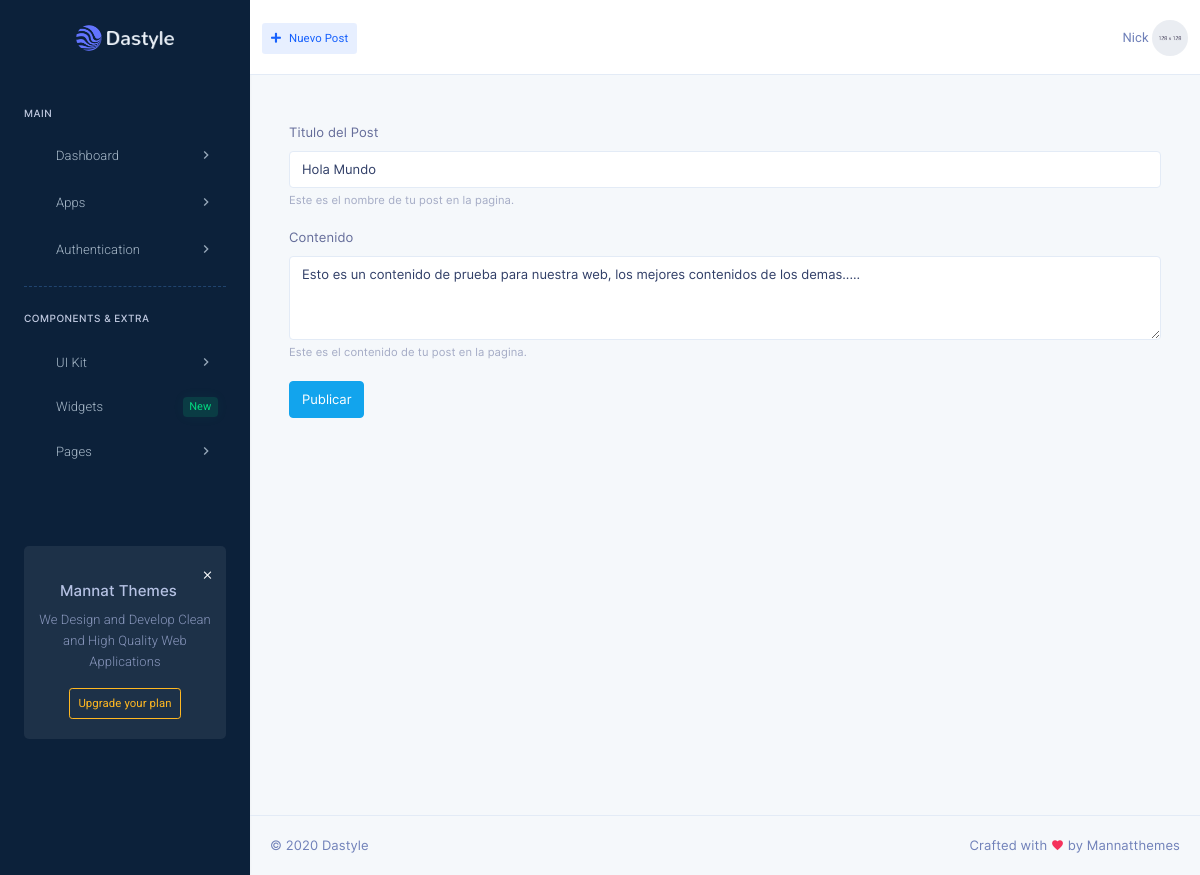
Page /edit-post.php?id=1 on the committed database.
### tables this page shows
CREATE TABLE `post` (
  `id` int(11) NOT NULL,
  `titulo` varchar(100) NOT NULL,
  `contenido` varchar(300) NOT NULL
);

### edit-post.php (the view, shortened to what this page needs)
<?php
include("sql/conexion.php");
$id = $_GET['id'];
$extraccion_post = "SELECT * from post where id = '$id'";
$resultado_post = $conn -> query($extraccion_post);
$perdomo = $resultado_post ->fetch_assoc();
?>
<!DOCTYPE html>
<html lang="en">
    <head>
        <link href="assets/css/bootstrap.min.css" rel="stylesheet" type="text/css" />
        <link href="assets/css/jquery-ui.min.css" rel="stylesheet">
        <link href="assets/css/icons.min.css" rel="stylesheet" type="text/css" />
        <link href="assets/css/metisMenu.min.css" rel="stylesheet" type="text/css" />
        <link href="plugins/daterangepicker/daterangepicker.css" rel="stylesheet" type="text/css" />
        <link href="assets/css/app.min.css" rel="stylesheet" type="text/css" />
    </head>
    <body class="dark-sidenav">
        <div class="left-sidenav">
            <div class="brand">
                <a href="crm-index.html" class="logo">
                    <span>
                        <img src="assets/images/logo-sm.png" alt="logo-small" class="logo-sm">
                    </span>
                    <span>
                        <img src="assets/images/logo.png" alt="logo-large" class="logo-lg logo-light">
                    </span>
                </a>
            </div>
            <div class="menu-content h-100" data-simplebar>
                <ul class="metismenu left-sidenav-menu">
                    <li class="menu-label mt-0">Main</li>
                    <li>
                        <a href="javascript: void(0);"> <i data-feather="home" class="align-self-center menu-icon"></i><span>Dashboard</span><span class="menu-arrow"><i class="mdi mdi-chevron-right"></i></span></a>
                    </li>
                    <li>
                        <a href="javascript: void(0);"><i data-feather="grid" class="align-self-center menu-icon"></i><span>Apps</span><span class="menu-arrow"><i class="mdi mdi-chevron-right"></i></span></a>
                    </li>
                    <li>
                        <a href="javascript: void(0);"><i data-feather="lock" class="align-self-center menu-icon"></i><span>Authentication</span><span class="menu-arrow"><i class="mdi mdi-chevron-right"></i></span></a>
                    </li>
                    <hr class="hr-dashed hr-menu">
                    <li class="menu-label my-2">Components & Extra</li>
                    <li>
                        <a href="javascript: void(0);"><i data-feather="box" class="align-self-center menu-icon"></i><span>UI Kit</span><span class="menu-arrow"><i class="mdi mdi-chevron-right"></i></span></a>
                    </li>
                    <li>
                        <a href="widgets.html"><i data-feather="layers" class="align-self-center menu-icon"></i><span>Widgets</span><span class="badge badge-soft-success menu-arrow">New</span></a>
                    </li>
                    <li>
                        <a href="javascript: void(0);"><i data-feather="file-plus" class="align-self-center menu-icon"></i><span>Pages</span><span class="menu-arrow"><i class="mdi mdi-chevron-right"></i></span></a>
                    </li>
                </ul>
                <div class="update-msg text-center">
                    <a href="javascript: void(0);" class="float-right close-btn text-white" data-dismiss="update-msg" aria-label="Close" aria-hidden="true">
                        <i class="mdi mdi-close"></i>
                    </a>
                    <h5 class="mt-3">Mannat Themes</h5>
                    <p class="mb-3">We Design and Develop Clean and High Quality Web Applications</p>
                    <a href="javascript: void(0);" class="btn btn-outline-warning btn-sm">Upgrade your plan</a>
                </div>
            </div>
        </div>
        <div class="page-wrapper">
            <div class="topbar">
                <nav class="navbar-custom">
                    <ul class="list-unstyled topbar-nav float-right mb-0">
                        <li class="dropdown hide-phone">
                        </li>
                        <li class="dropdown notification-list">
                        </li>
                        <li class="dropdown">
                            <a class="nav-link dropdown-toggle waves-effect waves-light nav-user" data-toggle="dropdown" href="#" role="button"
                                aria-haspopup="false" aria-expanded="false">
                                <span class="ml-1 nav-user-name hidden-sm">Nick</span>
                                <img src="assets/images/users/user-5.jpg" alt="profile-user" class="rounded-circle" />
                            </a>
                        </li>
                    </ul>
                    <ul class="list-unstyled topbar-nav mb-0">
                        <li class="creat-btn">
                            <div class="nav-link">
                                <a class=" btn btn-sm btn-soft-primary" href="#" role="button"><i class="fas fa-plus mr-2"></i>Nuevo Post</a>
                            </div>
                        </li>
                    </ul>
                </nav>
            </div>
            <div class="page-content">
                <div class="container-fluid">
                    <div class="row">
                        <div class="col-sm-12">
                            <div class="page-title-box">
                            </div>
                        </div>
                    </div>
                    <div class="container">
                    <div class="form-group">
                     <label for="exampleInputEmail1">Titulo del Post</label>
                     <input type="text" class="form-control" id="titulo" aria-describedby="emailHelp" value="<?php echo $perdomo['titulo']; ?>">
                    <small id="emailHelp" class="form-text text-muted">Este es el nombre de tu post en la pagina.</small>
                    <br/>
                    <label for="exampleFormControlTextarea1">Contenido</label>
                       <textarea  class="form-control" id="contenido" rows="3"><?php echo $perdomo['contenido']; ?></textarea>
                       <small id="emailHelp" class="form-text text-muted">Este es el contenido de tu post en la pagina.</small>
                    </div>
                    <button type="button" id="btn-editar" class="btn btn-info">Publicar</button>
                    </div>
                    <br>
                </div>
                <footer class="footer text-center text-sm-left">
                    &copy; 2020 Dastyle <span class="d-none d-sm-inline-block float-right">Crafted with <i class="mdi mdi-heart text-danger"></i> by Mannatthemes</span>
                </footer>
            </div>
        </div>
    </body>
</html>

### rows in the picture
post: titulo "Hola Mundo", contenido "Esto es un contenido de prueba para nuestra web, los mejores contenidos de los demas....."
